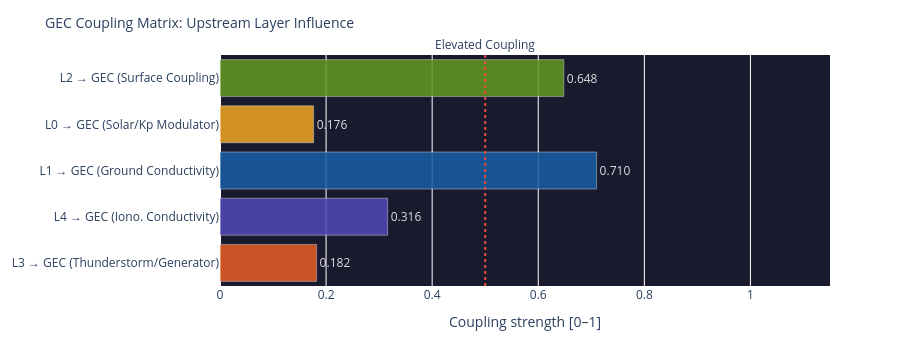

The notebook cell saved with this chart:
### Code cell
# ============================================================
# COUPLING MATRIX – How strongly does each layer influence the GEC?
# ============================================================

# Coupling strengths (0–1) from upstream layer scores
def safe(v, default=0.0):
    return float(v) if v is not None else default

coupling = {
    'L3 → GEC\n(Thunderstorm/Generator)':    safe(l3_thunder_score, 0.15),
    'L4 → GEC\n(Iono. Conductivity)':    safe(l4_ioniz, 0.3),
    'L1 → GEC\n(Ground Conductivity)':   0.71,   # stabil (Ozeananteil)
    'L0 → GEC\n(Solar/Kp Modulator)':    safe(layer0.get('score') if layer0 else None, 0.25),
    'L2 → GEC\n(Surface Coupling)':      safe(layer2.get('components',{}).get('Elec. Surface Coupling',{}).get('score') if layer2 else None, 0.3),
}

names  = list(coupling.keys())
values = list(coupling.values())
colors = ['#E85D24','#534AB7','#185FA5','#F2A623','#639922']

fig = go.Figure(go.Bar(
    x=values, y=names,
    orientation='h',
    marker_color=colors, opacity=0.85,
    text=[f'{v:.3f}' for v in values],
    textposition='outside',
    textfont=dict(color='white')
))
fig.add_vline(x=0.5, line_dash='dot', line_color='#e74c3c',
              annotation_text='Elevated Coupling', annotation_position='top')
fig.update_layout(
    title=dict(text='GEC Coupling Matrix: Upstream Layer Influence', font=dict(size=14)),
    xaxis=dict(title='Coupling strength [0–1]', range=[0, 1.15]),
    height=340, plot_bgcolor='#1a1a2e', paper_bgcolor='rgba(0,0,0,0)',
    margin=dict(l=180, r=70, t=55, b=40)
)
fig.show()

### Figure 1 — Plotly figure (JSON) as saved in the notebook; plotly's stock layout.template omitted (floating-point values rounded to 4 significant figures)
{"data": [{"marker": {"color": ["#E85D24", "#534AB7", "#185FA5", "#F2A623", "#639922"]}, "opacity": 0.85, "orientation": "h", "text": ["0.182", "0.316", "0.710", "0.176", "0.648"], "textfont": {"color": "white"}, "textposition": "outside", "type": "bar", "x": [0.1821, 0.316, 0.71, 0.1765, 0.6482], "y": ["L3 → GEC\n(Thunderstorm/Generator)", "L4 → GEC\n(Iono. Conductivity)", "L1 → GEC\n(Ground Conductivity)", "L0 → GEC\n(Solar/Kp Modulator)", "L2 → GEC\n(Surface Coupling)"]}], "layout": {"annotations": [{"showarrow": false, "text": "Elevated Coupling", "x": 0.5, "xanchor": "center", "xref": "x", "y": 1, "yanchor": "bottom", "yref": "y domain"}], "height": 340, "margin": {"b": 40, "l": 180, "r": 70, "t": 55}, "paper_bgcolor": "rgba(0,0,0,0)", "plot_bgcolor": "#1a1a2e", "shapes": [{"line": {"color": "#e74c3c", "dash": "dot"}, "type": "line", "x0": 0.5, "x1": 0.5, "xref": "x", "y0": 0, "y1": 1, "yref": "y domain"}], "title": {"font": {"size": 14}, "text": "GEC Coupling Matrix: Upstream Layer Influence"}, "xaxis": {"range": [0, 1.15], "title": {"text": "Coupling strength [0–1]"}}}}
